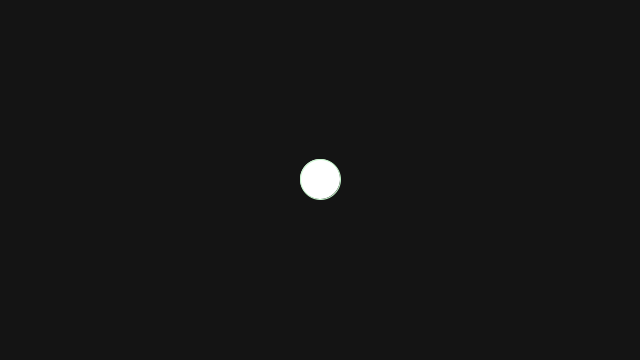
Frame 1 (no input)
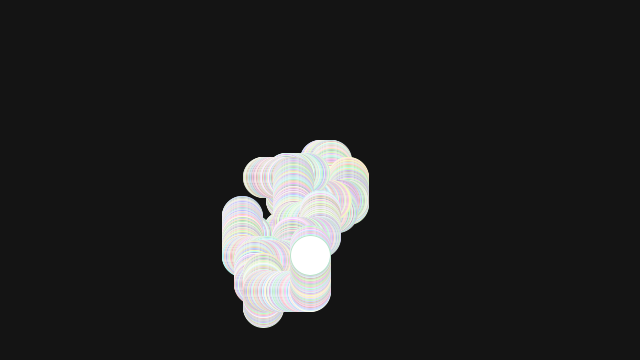
Frame 60 (the mouse pressed at the canvas centre just before this capture)
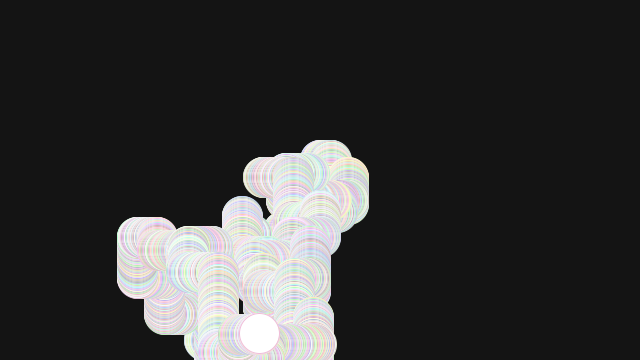
Frame 120 (the mouse held since frame 60 and released just before this capture)

The Processing sketch that drew these frames (run headless with seeded random() and noise(); from frame 60 on, the mouse is pressed at the canvas centre):

// Processing sketch: gallivanting_into_processing_006
// ── gallivanting_into_processing_006.pde
import java.util.*;
Random g;
Walker w;

void setup() {
  size(640, 360);
  background(20);
  w = new Walker();
  g = new Random();
}

void draw() {
  float num = createNum();
  
  float sd = 3;
  float mean = width / 2;
  w.step(sd * num);
  w.render();
}

float createNum() {
  while (true) {
    float r1 = random(10);
    float p = r1;
    float r2 = random(10);
    
    if (r2 < r1) {
      return r1;
    }
  }
}

class Walker {
  float x, y;
  int savedPosition;
  int savedChoice;
  
  Walker() {
    x = width / 2;
    y = height / 2;
  }
  
  void render() {
    int colour1 = (int) random(180, 255);
    int colour2 = (int) random(180, 255);
    int colour3 = (int) random(180, 255);
    stroke(colour1, colour2, colour3);
    ellipse(x, y, 40, 40);
  }
  
  void step(float num) {
    while(savedPosition > 0) {
      savedPosition--;
      move(savedChoice);
      x = constrain(x,0,width-1);
      y = constrain(y,0,height-1);
      render();
    }
    
    savedChoice = int(random(4));
    savedPosition = Math.round(num);
    move(savedChoice);
    
    x = constrain(x,0,width-1);
    y = constrain(y,0,height-1);
  };
  
  void move(int choice) {
    if (choice == 0) {
      x++;
    } else if (choice == 1) {
      x--;
    } else if (choice == 2) {
      y++;
    } else {
      y--;
    }
  }
}
